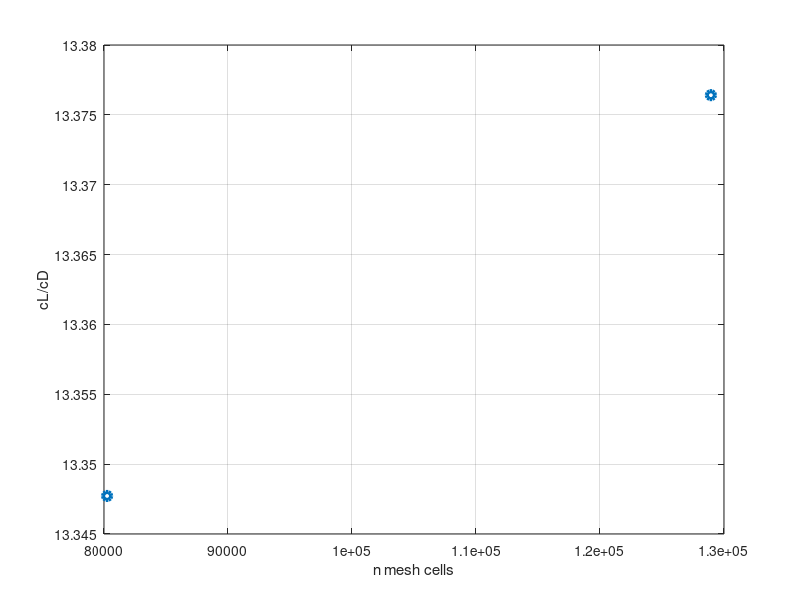

Write MATLAB code to recreate this figure.
clear
close all
clc

%% Trying to use quadrilaterals

nodenvect = [ 81159, 130018];
cellvect = [80249,128943];

% here the resulting L

Lvect = [-911.44219, -880.57396];
Lvect = -Lvect;

% the resulting D


Dvect = [68.284475, 65.83036 ];


ratio = Lvect./Dvect;

figure
plot(cellvect, ratio, 'o', "LineWidth",3)
grid on
xlabel("n mesh cells")
ylabel("cL/cD")